Frame 1 (no input): blank canvas, image omitted
Frame 60 (the mouse pressed at the canvas centre just before this capture): blank canvas, image omitted
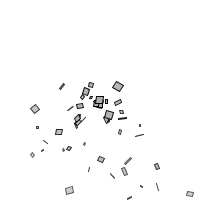
Frame 120 (the mouse held since frame 60 and released just before this capture)

The Processing sketch whose frames 1 and 60 were blank and that drew this single picture after the mouse press (run headless with seeded random() and noise(); from frame 60 on, the mouse is pressed at the canvas centre):

// Processing sketch: particle
// ── particle.pde
//Particle p;
//int total=10;
//ArrayList<Particle>plist;
//add gravity
ArrayList<ParticleSystem> system;
void setup(){
  size(200,200);
  //ps=new ParticleSystem(1,new PVector(width/2,50));
  //p=new Particle(new PVector(width/2,10));
  //for(int i=0;i<total;i++){
  //  plist.add(new Particle(new PVector(i*20,10)));
  //}
  //plist=new ArrayList<Particle>();
  system=new ArrayList<ParticleSystem>();
  smooth();
}

void draw(){
  background(255);
  for(ParticleSystem ps:system){
     ps.run();
     ps. addParticle();
  //for(int i=0;i<total;i++){
    //plist.add(new Particle(new PVector(width/2,50)));
    //Iterator<Particle> it=plist.iterator();
    //for(Particle p:plist){
    //Particle p=plist.get(i);
    }
}
void mousePressed(){
     system.add(new ParticleSystem(new PVector(mouseX,mouseY)));
}

// ── ParticleSystem.pde
import java.util.*;
class ParticleSystem{
  PVector gravity;
  PVector origin;
  ArrayList<Particle> particles;
  //initial particle system
  ParticleSystem(PVector position){
    origin=position.get();
    particles=new ArrayList<Particle>();
    gravity=new PVector(0,1.0);
  }
  //add single particle
  void addParticle(){
    //particles.add(new Particle(new PVector(mouseX,mouseY)));
    particles.add(new Particle(origin));
  }
  //add force and update particle
  void run(){
    //addParticle();
    //mousePressed();
    Iterator<Particle>it=particles.iterator();
    while(it.hasNext()){
       Particle p=it.next();
       p.aplayForce(gravity);
       p.run();
       if(p.isDead()){
          it.remove();
          println("Particle dead");
      }
    }
   }
}

// ── singleParticle.pde
class Particle{
  PVector location;
  PVector velocity;
  PVector acceleration;
  float lifeSpan;
  
  float angle;
  float aVelocity;
  float aAcceleration;
  
  int mass;
  Particle(PVector l){
    location=l.get();
    acceleration=new PVector();
    velocity=new PVector(random(-2,2),random(-2,2));
    lifeSpan=255;
    mass=10;
    aVelocity=0;
    //aAcceleration=0;
  }
  void run(){
    update();
    display();
  }
  void aplayForce(PVector force){
    PVector f=PVector.div(force,mass);
    acceleration.add(f);
  }
  void update(){
    velocity.add(acceleration);
    location.add(velocity);
    //angluar velocity
    aAcceleration=acceleration.y/10.0;
    aVelocity+=aAcceleration;
    angle+=aVelocity;
    acceleration.mult(0);
   
    lifeSpan-=2.0;
    
  }
  void display(){
    stroke(0,lifeSpan);
    fill(175,lifeSpan);
    rectMode(CENTER);
    pushMatrix();
    translate(location.x,location.y);
    rotate(angle);
    //rect(location.x,location.y,8,8);
    rect(0,0,random(8),random(8));
    popMatrix();
  }
  boolean isDead(){
    if(lifeSpan<0.0){
      return true;
    }
    else{
      return false;
    }
  }
}
